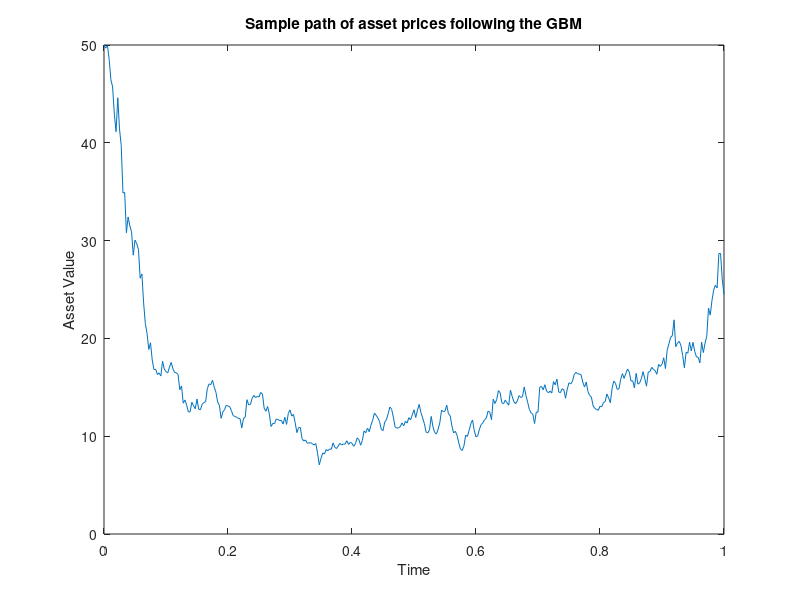

MATLAB code to generate this figure:
NSteps = 360;
T = 1;
S0 = 50;
mu = 0.01;
sigma = 0.3;
t = (0:1:NSteps)'/NSteps;
W = [0; cumsum(randn(NSteps,1))]/sqrt(NSteps);
t = t*T;
W = W*sqrt(T);
X = (mu-(sigma^2)/2)*t + 1 * W;
Y = S0*exp(X);
plot(t,Y);
title('Sample path of asset prices following the GBM') %with volatility', num2str(sigma), 'and drift', num2str(mu))
xlabel('Time')
ylabel('Asset Value')
